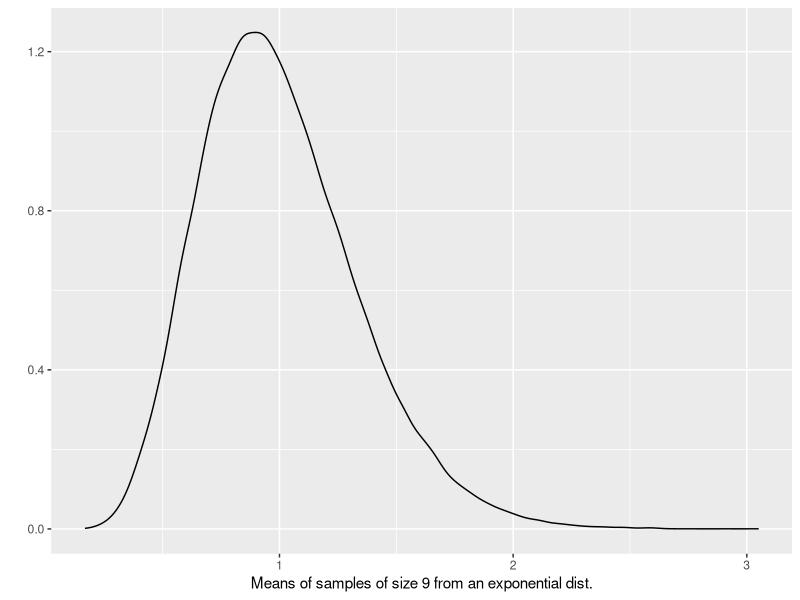
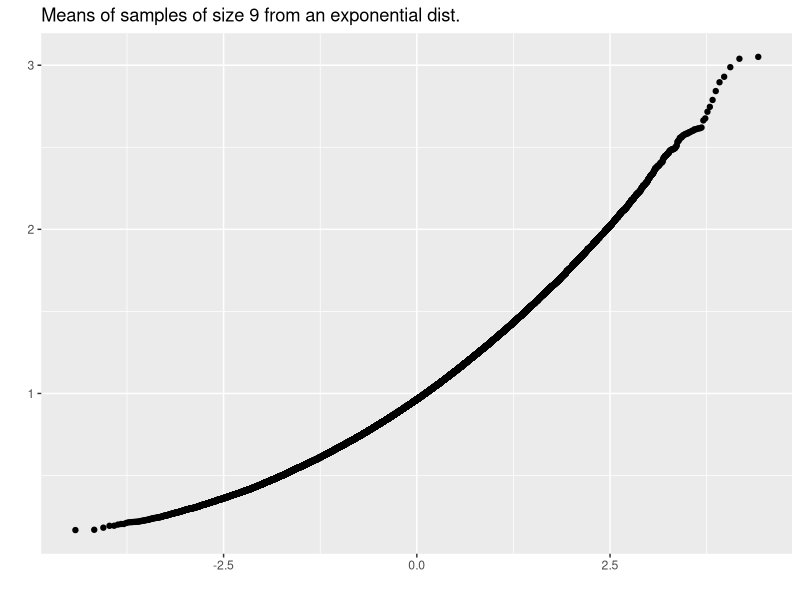

The R source for these figures, in order:
## ---- chunk 1
library(knitr)
library(ggplot2)
opts_chunk$set(fig.align='center',fig.pos="tb",cache=TRUE)
## ---- chunk 2
  set.seed(1)                             # Ensure a reproducible stream
## ---- chunk 3
  (s1 <- rnorm(5))
## ---- chunk 4
  (s2 <- rnorm(5))
## ---- chunk 5
  set.seed(1)
  (s2 <- rnorm(5))
## ---- chunk 6
all.equal(s1, s2)
## ---- chunk 7
  mean(rexp(1e6, rate = 1))
  mean(rexp(1e6, rate = 0.5))
  mean(rexp(1e6, rate = 2))
## ---- chunk 8
 var(rexp(1e6, rate = 1))
 var(rexp(1e6, rate = 0.5))
 var(rexp(1e6, rate = 2))
## ---- chunk 9
  mean(rexp(9, rate = 1))
## ---- chunk 10
  str(mns9 <- replicate(10^5, mean(rexp(9, rate = 1))))
## ---- chunk 11
  mean(mns9)
## ---- chunk 12
  sd(mns9)
## ---- chunk 13
qplot(mns9, geom="density", xlab="Means of samples of size 9 from an exponential dist.")
## ---- chunk 14
qplot(sample = mns9, main="Means of samples of size 9 from an exponential dist.")
